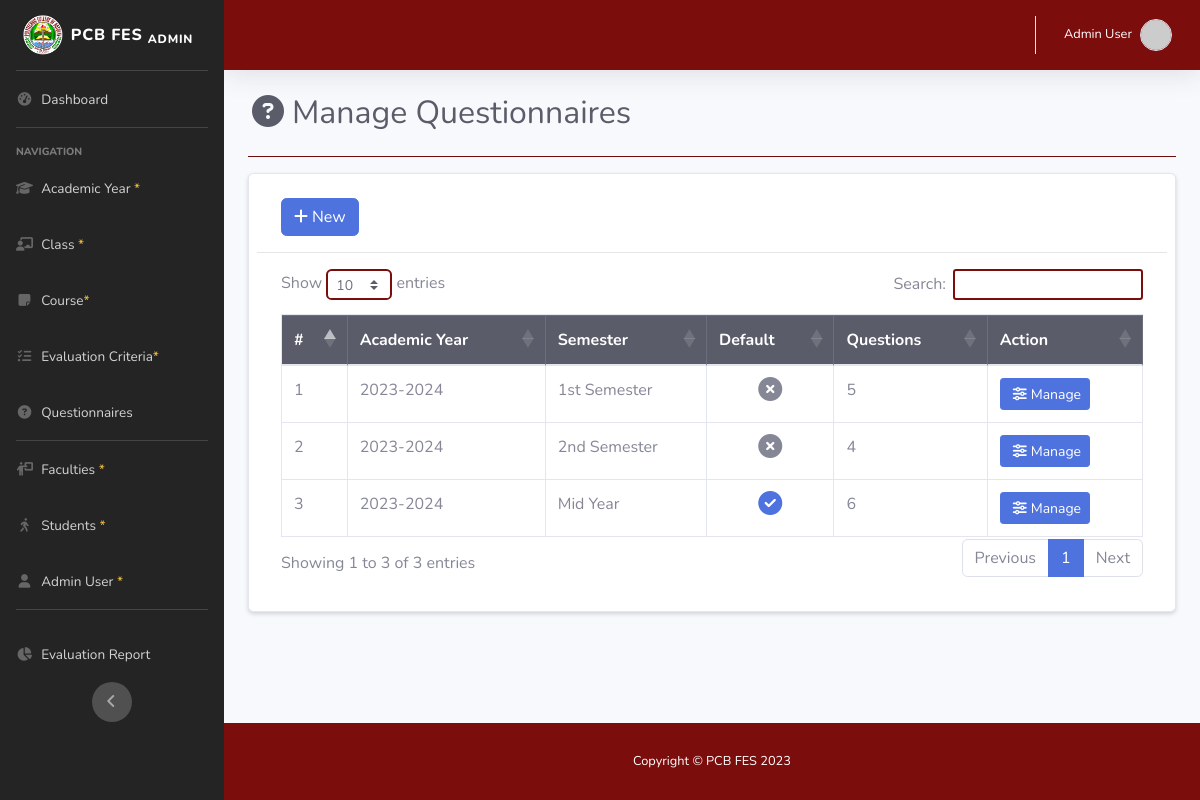
Page /admin/questionnaire.php (signed in) on the committed database.
### tables this page shows
CREATE TABLE `acad_yr_tbl` (
  `acad_id` int(11) NOT NULL,
  `year_start` year(4) NOT NULL,
  `year_end` year(4) NOT NULL,
  `semester` int(11) NOT NULL,
  `status` varchar(50) NOT NULL,
  `is_default` varchar(5) NOT NULL
);

### admin/questionnaire.php (the view, shortened to what this page needs)
<!DOCTYPE html>
<html lang="en">
<head>
    <link rel="stylesheet" href="https://stackpath.bootstrapcdn.com/bootstrap/4.2.1/css/bootstrap.min.css">
    <link rel="stylesheet" href="https://cdn.datatables.net/1.10.18/css/dataTables.bootstrap4.min.css">
    <link href="../assets/vendor/fontawesome-free/css/all.min.css" rel="stylesheet" type="text/css">
    <link href="../assets/css/sb-admin-2.min.css" rel="stylesheet">
    <link href="../assets/css/custom.css" rel="stylesheet">
    <link rel="stylesheet" href="https://cdn.jsdelivr.net/npm/@sweetalert2/theme-borderless@5/borderless.css" />
</head>
<body id="page-top">
    <div id="wrapper">
            <?php include 'sidebar.php'; ?>
        <div id="content-wrapper" class="d-flex flex-column">
            <div id="content">
                    <?php include 'topbar.php'; ?>
                <div class="container-fluid justify-content-center">
                    <div class="d-sm-flex align-items-center justify-content-between mb-4">
                        <h1 class="h2 mb-0 text-gray-800"> <i class="fas fa-fw fa-question-circle mr-1"></i>Manage Questionnaires</h1>
                    </div>
                    <hr class="mb-3 bg-white1">
<div class="container card p-2 mb-4 shadow-sm">
    <div class="row">
        <div class="col-12 col-md-12">
            <div class="container mb-3 mt-3">
                <a href="#addnew" data-toggle="modal" class="btn btn-primary"><i class="fa-solid fa-plus mr-1"></i>New</a>
            </div>
            <hr>
            <div class="container mb-4">
                <table id="myTable" class="table table-bordered nowrap" style="width:100%">
                    <thead class="table-dark">
                        <th>#</th>
                        <th>Academic Year</th>
                        <th>Semester</th>
                        <th>Default</th>
                        <th>Questions</th>
                        <th>Action</th>
                    </thead>
                    <tbody>
                        <?php
                            require '../db/dbconn.php';
                            $sql = "SELECT * FROM acad_yr_tbl ORDER BY year_start ASC";
                            $num = 1;
                            $query = mysqli_query($conn, $sql);
                            while($row = mysqli_fetch_assoc($query)){
                                if ($row['semester'] == 1) {
                                    $semester = "1st Semester";
                                } else if ($row['semester'] == 2){
                                    $semester = "2nd Semester";
                                } else{
                                    $semester = "Mid Year";
                                }
                                if ($row['is_default'] == "yes") {
                                    $is_default = "<div class='row'><div class='col text-center'><i class='fa-solid fa-circle-check text-primary fa-xl'></i></div></div>";
                                } else{
                                    $is_default = "<div class='row'><div class='col text-center'><i class='fa-solid fa-circle-xmark fa-xl'></i></div></div>";
                                }
                                $acad_id = $row['acad_id'];
                                $sql2 = "SELECT * FROM question_tbl WHERE acad_id = '$acad_id'";
                                $query2 = mysqli_query($conn, $sql2);
                                $questionCount = mysqli_num_rows($query2);
                                echo
                                "<tr>
                                    <td>".$num."</td>
                                    <td>".$row['year_start']. "-" .$row['year_end']."</td>
                                    <td>".$semester."</td>
                                    <td>".$is_default."</td>
                                    <td>".$questionCount."</td>
                                    <td>
                                        <a href='question.php?acad_id=".$row['acad_id']."' class='btn btn-primary btn-sm' data-toggle='modal'><i class='fa fa-sliders m-1'></i>Manage</a>
                                    </td>
                                </tr>";
                            $num++;}
                        ?>
                    </tbody>
                </table>
            </div>
        </div>
    </div>
</div>
                </div>
            </div>
            <?php include 'footer.php'; ?>
        </div>
    </div>
</body>
</html>

### assets/css/custom.css (style rules this page uses)
.bg-white1 { background-color: #7b0d0d; }

### rows in the picture
acad_yr_tbl: year_start "2023", year_end "2024", semester "1st Semester", is_default "no" (drawn), questionCount "5"
acad_yr_tbl: year_start "2023", year_end "2024", semester "2nd Semester", is_default "no" (drawn), questionCount "4"
acad_yr_tbl: year_start "2023", year_end "2024", semester "Mid Year", is_default "yes" (drawn), questionCount "6"

### other values in the picture
$name "Admin User"
